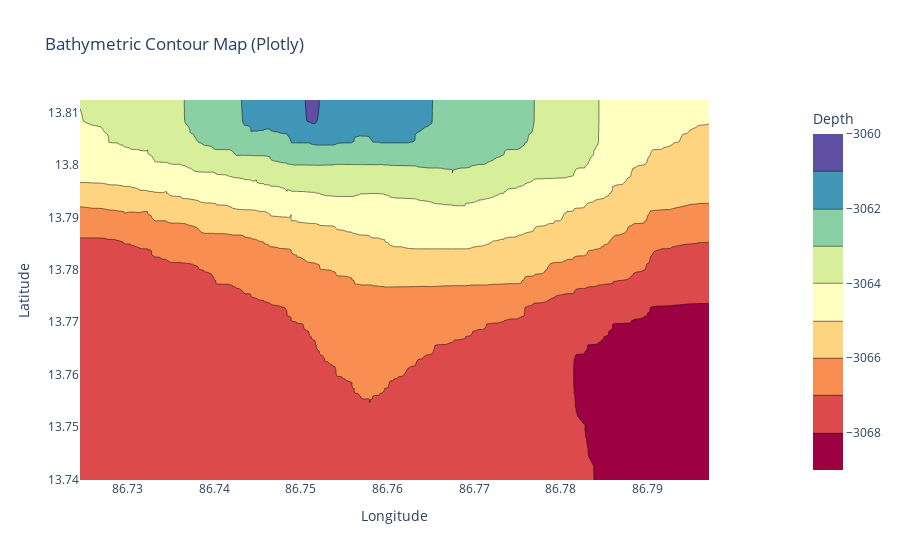
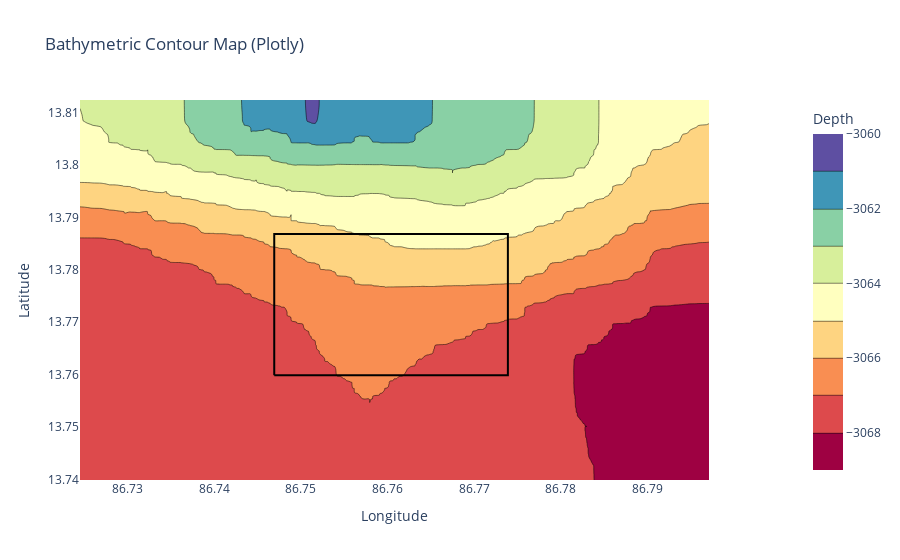
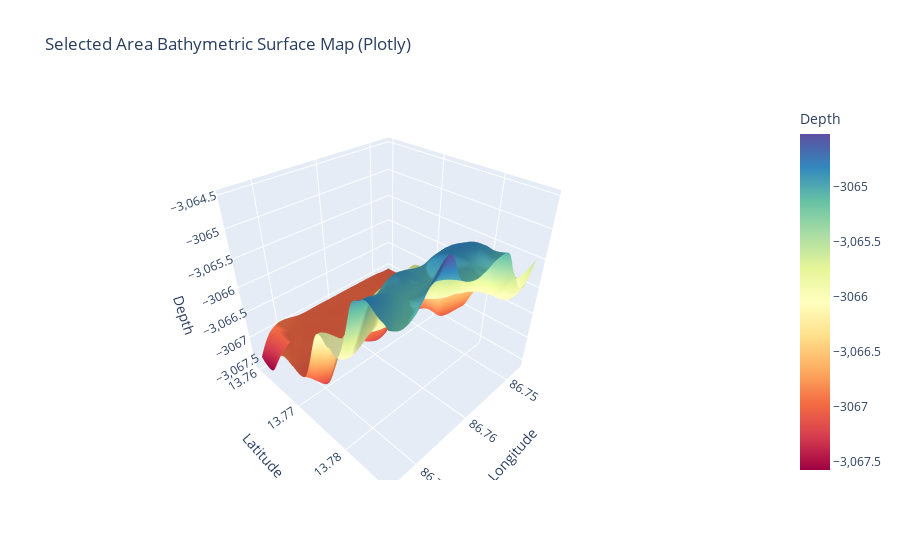

Notebook code for these charts, in order:
### Code cell
import pandas as pd
import numpy as np
import plotly.graph_objs as go
from scipy.interpolate import griddata

# Load data
df0 = pd.read_csv("random.csv")
lon = df0["Longitude"]
lat = df0["Latitude"]
elev = df0["Depth"]

# Create grid for surface plot
grid_lon = np.linspace(lon.min(), lon.max(), 100)
grid_lat = np.linspace(lat.min(), lat.max(), 100)
grid_lon, grid_lat = np.meshgrid(grid_lon, grid_lat)
grid_elev = griddata((lon, lat), elev, (grid_lon, grid_lat), method='cubic')

# Create contour plot using Plotly
contour_fig = go.Figure(go.Contour(x=lon, y=lat, z=elev, colorscale='spectral'))
contour_fig.update_layout(title='Bathymetric Contour Map (Plotly)', xaxis_title='Longitude', yaxis_title='Latitude')
contour_fig.update_traces(colorbar=dict(title='Depth', x=1.15))

# Show contour plot
contour_fig.show()

# Constants for converting meters to degrees
# Assuming the area is near the equator for simplicity, adjust as necessary for your region
meters_per_degree_lat = 111320  # Approximate number of meters per degree of latitude
meters_per_degree_lon = 111320  # This varies based on latitude, use the same value for simplicity

# Define the size of the area in meters
area_size_m = 3000
total_area = 3000*3000
# Convert area size to degrees
area_size_deg_lat = area_size_m / meters_per_degree_lat
area_size_deg_lon = area_size_m / meters_per_degree_lon

# Prompt user for the center of the area
center_lon = lon.mean()
center_lat = lat.mean()

# Calculate the boundaries of the area
lon_min = center_lon - area_size_deg_lon / 2
lon_max = center_lon + area_size_deg_lon / 2
lat_min = center_lat - area_size_deg_lat / 2
lat_max = center_lat + area_size_deg_lat / 2

# Filter the dataframe for the selected area
filtered_df = df0[(df0["Longitude"] >= lon_min) & (df0["Longitude"] <= lon_max) & 
                 (df0["Latitude"] >= lat_min) & (df0["Latitude"] <= lat_max)]

# Save the filtered dataframe to a new CSV file
filtered_df.to_csv("filtered_area.csv", index=False)

# Highlight the selected area on the original contour plot
highlight = go.Scatter(
    x=[lon_min, lon_max, lon_max, lon_min, lon_min],
    y=[lat_min, lat_min, lat_max, lat_max, lat_min],
    mode='lines',
    line=dict(color='black', width=2),
    name='Selected Area'
)

contour_fig.add_trace(highlight)
contour_fig.show()

# Create 3D surface plot using Plotly for the selected area
selected_grid_lon = np.linspace(lon_min, lon_max, 100)
selected_grid_lat = np.linspace(lat_min, lat_max, 100)
selected_grid_lon, selected_grid_lat = np.meshgrid(selected_grid_lon, selected_grid_lat)
selected_grid_elev = griddata((lon, lat), elev, (selected_grid_lon, selected_grid_lat), method='cubic')

surface_fig = go.Figure(go.Surface(x=selected_grid_lon, y=selected_grid_lat, z=selected_grid_elev, colorscale='spectral'))
surface_fig.update_layout(title='Selected Area Bathymetric Surface Map (Plotly)', scene=dict(xaxis_title='Longitude', yaxis_title='Latitude', zaxis_title='Depth'))
surface_fig.update_traces(colorbar=dict(title='Depth', x=1.15))
surface_fig.show()

### Figure 1 — Plotly figure (JSON) as saved in the notebook; plotly's stock layout.template omitted (floating-point values rounded to 4 significant figures; data arrays with more than 128 entries replaced by an {"elided": "..."} marker saying what was removed)
{"data": [{"colorbar": {"title": {"text": "Depth"}, "x": 1.15}, "colorscale": [[0, "rgb(158,1,66)"], [0.1, "rgb(213,62,79)"], [0.2, "rgb(244,109,67)"], [0.3, "rgb(253,174,97)"], [0.4, "rgb(254,224,139)"], [0.5, "rgb(255,255,191)"], [0.6, "rgb(230,245,152)"], [0.7, "rgb(171,221,164)"], [0.8, "rgb(102,194,165)"], [0.9, "rgb(50,136,189)"], [1, "rgb(94,79,162)"]], "type": "contour", "x": {"elided": "328 float values"}, "y": {"elided": "328 float values"}, "z": {"elided": "328 int values"}}], "layout": {"title": {"text": "Bathymetric Contour Map (Plotly)"}, "xaxis": {"title": {"text": "Longitude"}}, "yaxis": {"title": {"text": "Latitude"}}}}

### Figure 2 — Plotly figure (JSON) as saved in the notebook; plotly's stock layout.template omitted (floating-point values rounded to 4 significant figures; data arrays with more than 128 entries replaced by an {"elided": "..."} marker saying what was removed)
{"data": [{"colorbar": {"title": {"text": "Depth"}, "x": 1.15}, "colorscale": [[0, "rgb(158,1,66)"], [0.1, "rgb(213,62,79)"], [0.2, "rgb(244,109,67)"], [0.3, "rgb(253,174,97)"], [0.4, "rgb(254,224,139)"], [0.5, "rgb(255,255,191)"], [0.6, "rgb(230,245,152)"], [0.7, "rgb(171,221,164)"], [0.8, "rgb(102,194,165)"], [0.9, "rgb(50,136,189)"], [1, "rgb(94,79,162)"]], "type": "contour", "x": {"elided": "328 float values"}, "y": {"elided": "328 float values"}, "z": {"elided": "328 int values"}}, {"line": {"color": "black", "width": 2}, "mode": "lines", "name": "Selected Area", "type": "scatter", "x": [86.75, 86.77, 86.77, 86.75, 86.75], "y": [13.76, 13.76, 13.79, 13.79, 13.76]}], "layout": {"title": {"text": "Bathymetric Contour Map (Plotly)"}, "xaxis": {"title": {"text": "Longitude"}}, "yaxis": {"title": {"text": "Latitude"}}}}

### Figure 3 — Plotly figure (JSON) as saved in the notebook; plotly's stock layout.template omitted (floating-point values rounded to 4 significant figures; data arrays with more than 128 entries replaced by an {"elided": "..."} marker saying what was removed)
{"data": [{"colorbar": {"title": {"text": "Depth"}, "x": 1.15}, "colorscale": [[0, "rgb(158,1,66)"], [0.1, "rgb(213,62,79)"], [0.2, "rgb(244,109,67)"], [0.3, "rgb(253,174,97)"], [0.4, "rgb(254,224,139)"], [0.5, "rgb(255,255,191)"], [0.6, "rgb(230,245,152)"], [0.7, "rgb(171,221,164)"], [0.8, "rgb(102,194,165)"], [0.9, "rgb(50,136,189)"], [1, "rgb(94,79,162)"]], "type": "surface", "x": {"elided": "100x100 float values"}, "y": {"elided": "100x100 float values"}, "z": {"elided": "100x100 float values"}}], "layout": {"scene": {"xaxis": {"title": {"text": "Longitude"}}, "yaxis": {"title": {"text": "Latitude"}}, "zaxis": {"title": {"text": "Depth"}}}, "title": {"text": "Selected Area Bathymetric Surface Map (Plotly)"}}}
